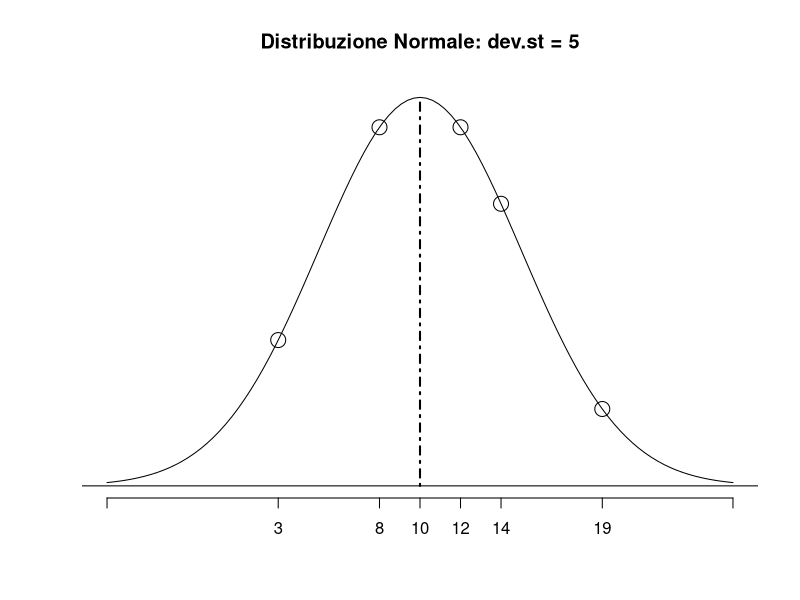
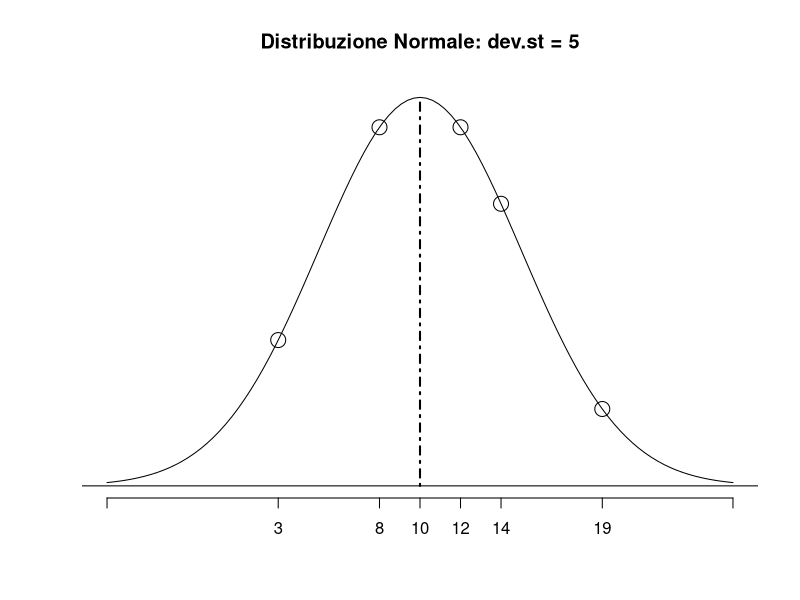
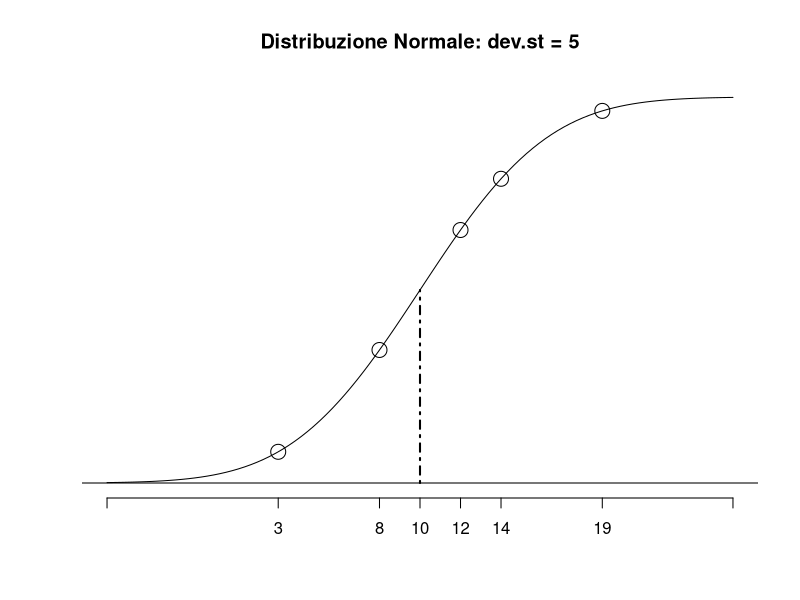
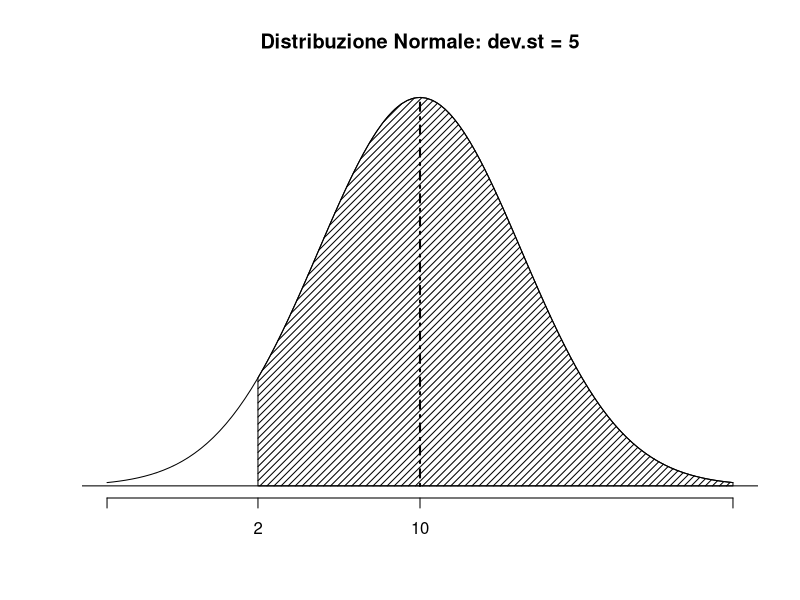
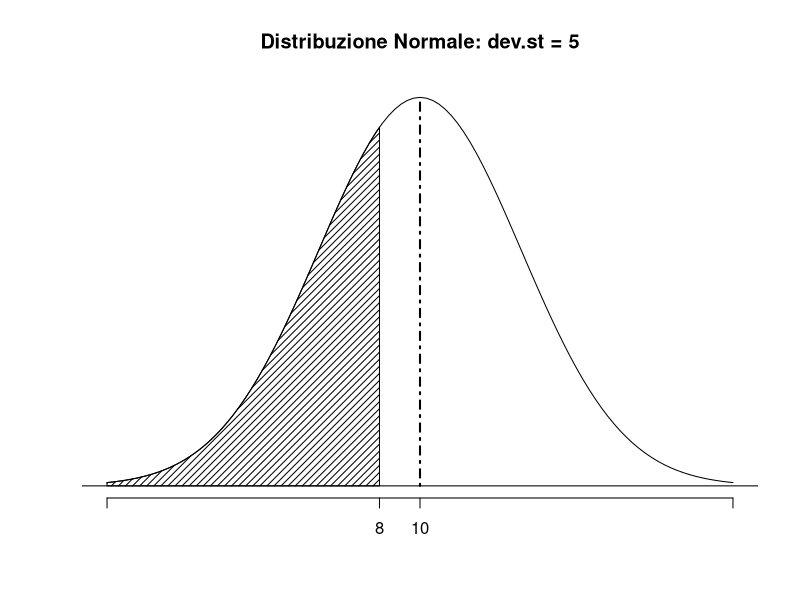
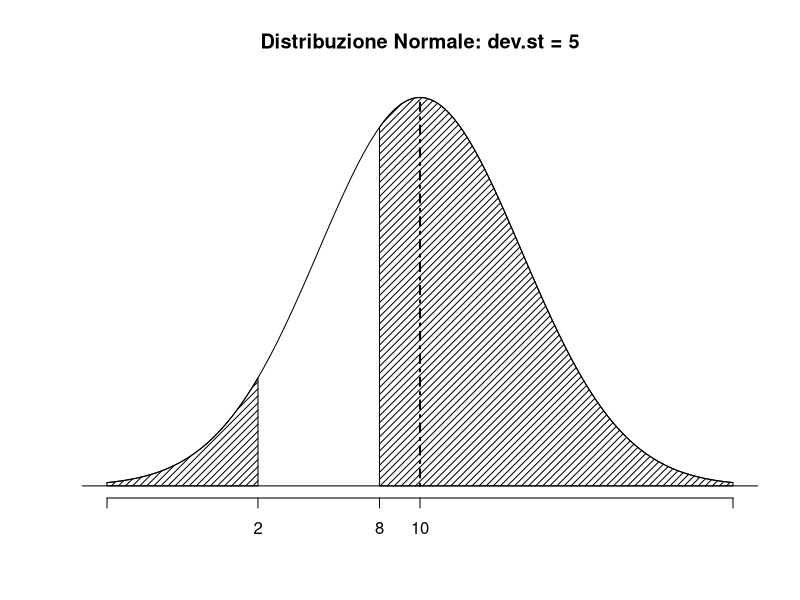
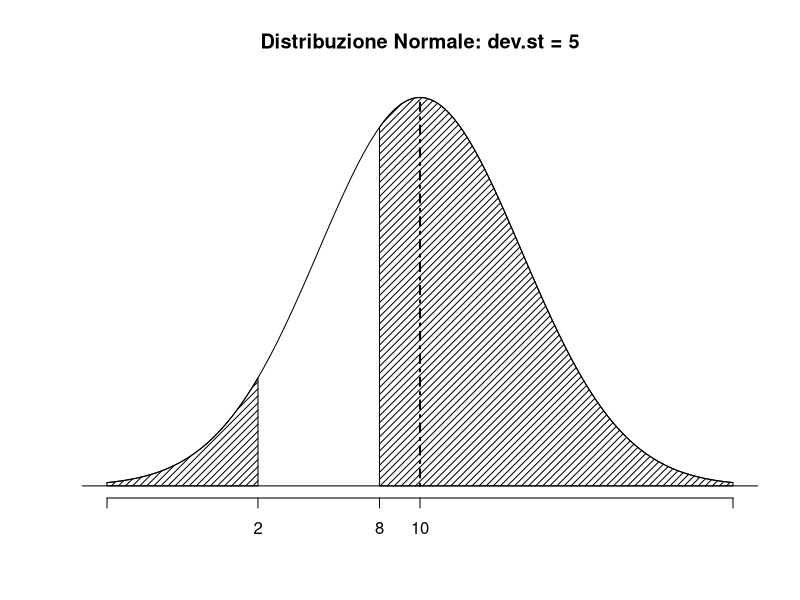

Write R code to recreate these figures, in order.
############################################################
############################################################
# Distribuzione di densità Normale
# Integrali su intervalli di quantili
############################################################
############################################################


# Grafico generale #########################################

# Disegna distribzione normale
#
# Restituisce il grafico della distribuzione normale (Densità)
# limIX Limite inferiore del supporto della distribuzione
# limSX Limite superiore del supporto della distribuzione
# media Media della distribuzione
# ds Deviazione standard
# quantX Quantili della distribuzione che si vogliono visualizzare
disegnaNorm <- function(limIX,limSX,media,ds,quantX) {
  
  curve(dnorm(x,media,ds),limIX,limSX,axes=F,xlab="",ylab="",main=paste("Distribuzione Normale: dev.st = ",ds, sep = ""))
  
  abline(h=0)
  
  axis(1,c(limIX,media,quantX,limSX),c("",media,quantX,""))
  
  points(quantX,dnorm(quantX,media,ds),cex=2)
  points(c(media,media),c(0,dnorm(media,media,ds)),type="l",lty=4,lwd=2)
  
}
Media <- 10
Ds <- 5
limInfX <- qnorm(0.001,Media,Ds)
limSupX <- qnorm(0.999,Media,Ds)
X <- c(3,8,12,19,14)
disegnaNorm(limInfX,limSupX,Media,Ds,X)
disegnaNorm(limInfX,limSupX,Media,Ds,X)



# Disegna distribuzione normale cumulata
# Resituisce il grafico della distribuzione normale (cumulata)
# limIX Limite inferiore del supporto della distribuzione
# limSX Limite superiore del supporto della distribuzione
# media Media della distribuzione
# ds Deviazione standard
# quantX Quantili della distribuzione che si vogliono visualizzare
disegnaNormC <- function(limIX,limSX,media,ds,quantX) {
  
  curve(pnorm(x,media,ds),limIX,limSX,axes=F,xlab="",ylab="",main=paste("Distribuzione Normale: dev.st = ",ds, sep = ""))
  
  abline(h=0)
  
  axis(1,c(limIX,media,quantX,limSX),c("",media,quantX,""))
  
  points(quantX,pnorm(quantX,media,ds),cex=2)
  points(c(media,media),c(0,pnorm(media,media,ds)),type="l",lty=4,lwd=2)
  
}

Media <- 10
Ds <- 5
limInfX <- qnorm(0.001,Media,Ds)
limSupX <- qnorm(0.999,Media,Ds)
X <- c(3,8,12,19,14)
disegnaNormC(limInfX,limSupX,Media,Ds,X)

# Integrale parte destra
# 
# Area sottesa alla curva dal punto definito nell'argomento quantX fino a più infinito
# limIX Limite inferiore del supporto della distribuzione
# limSX Limite superiore del supporto della distribuzione
# media Media della distribuzione
# ds Deviazione standard
# quantX Quantile della distribuzione per cui si vuole calcolare l'area fino a più infinito
disegnaNormDX <- function(limIX,limSX,media,ds,quantX) {
  
  curve(dnorm(x,media,ds),limIX,limSX,axes=F,xlab="",ylab="",main=paste("Distribuzione Normale: dev.st = ",ds, sep = ""))
  
  abline(h=0)
  
  axis(1,c(limIX,media,quantX,limSX),c("",media,quantX,""))
  
  vals <- seq(quantX,limSX,length=100)
  x <- c(quantX,vals,limSX,quantX)
  y <- c(0,dnorm(vals,media,ds),0,0)
  polygon(x,y,density=20,angle=45)
  points(c(media,media),c(0,dnorm(media,media,ds)),type="l",lty=4,lwd=2)
  
}

Media <- 10
Ds <- 5
limInfX <- qnorm(0.001,Media,Ds)
limSupX <- qnorm(0.999,Media,Ds)
X <- c(3,8,12,19,14)
quantileX1 <- 2
quantileX2 <- 8
disegnaNormDX(limInfX,limSupX,Media,Ds,quantileX1)

# Integrale parte sinistra
# Area sottesa alla curva da meno infinito fino al punto definito nell'argomento quantX
# limIX Limite inferiore del supporto della distribuzione
# limSX Limite superiore del supporto della distribuzione
# media Media della distribuzione
# ds Deviazione standard
# quantX Quantile della distribuzione per cui si vuole calcolare l'area fino a più infinito
disegnaNormSX <- function(limIX,limSX,media,ds,quantX) {
  
  curve(dnorm(x,media,ds),limIX,limSX,axes=F,xlab="",ylab="",main=paste("Distribuzione Normale: dev.st = ",ds, sep = ""))
  
  abline(h=0)
  
  axis(1,c(limIX,media,quantX,limSX),c("",media,quantX,""))
  
  vals <- seq(limIX,quantX,length=100)
  x <- c(limIX,vals,quantX,limIX)
  y <- c(0,dnorm(vals,media,ds),0,0)
  polygon(x,y,density=20,angle=45)
  points(c(media,media),c(0,dnorm(media,media,ds)),type="l",lty=4,lwd=2)
  
}
Media <- 10
Ds <- 5
limInfX <- qnorm(0.001,Media,Ds)
limSupX <- qnorm(0.999,Media,Ds)
X <- c(3,8,12,19,14)
quantileX1 <- 2
quantileX2 <- 8
disegnaNormSX(limInfX,limSupX,Media,Ds,quantileX2)




# Integrale parte esterna
#
# Area sottesa alla curva tra -infinito e il punto definito in quantX1 e area sottesa alla curva tra quantX2 e +infinito
# limIX Limite inferiore del supporto della distribuzione
# limSX Limite superiore del supporto della distribuzione
# media Media della distribuzione
# ds Deviazione standard
# quantX1 Quantile della distribuzione (-infinito, quantX1]
# quantX2 Quantile della distribuzione [quantX2, +infinito)
disegnaNormEst <- function(limIX,limSX,media,ds,quantX1,quantX2) {
  
  curve(dnorm(x,media,ds),limIX,limSX,axes=F,xlab="",ylab="",main=paste("Distribuzione Normale: dev.st = ",ds, sep = ""))
  
  abline(h=0)
  
  axis(1,c(limIX,media,quantX1,quantX2,limSX),c("",media,quantX1,quantX2,""))
  
  vals <- seq(limIX,quantX1,length=100)
  x <- c(limIX,vals,quantX1,limIX)
  y <- c(0,dnorm(vals,media,ds),0,0)
  polygon(x,y,density=20,angle=45)
  
  vals <- seq(quantX2,limSX,length=100)
  x <- c(quantX2,vals,limSX,quantX2)
  y <- c(0,dnorm(vals,media,ds),0,0)
  polygon(x,y,density=20,angle=45)
  
  points(c(media,media),c(0,dnorm(media,media,ds)),type="l",lty=4,lwd=2)
  
}

Media <- 10
Ds <- 5
limInfX <- qnorm(0.001,Media,Ds)
limSupX <- qnorm(0.999,Media,Ds)
X <- c(3,8,12,19,14)
quantileX1 <- 2
quantileX2 <- 8
disegnaNormEst(limInfX,limSupX,Media,Ds,quantileX1,quantileX2)


# Integrale parte Interna
# 
# Area sottesa alla curva tra quantX1 e quantX2
# limIX Limite inferiore del supporto della distribuzione
# limSX Limite superiore del supporto della distribuzione
# media Media della distribuzione
# ds Deviazione standard
# quantX1 Quantile della distribuzione, limite inferiore dell'intervallo
# quantX2 Quantile della distribuzione, limite inferiore dell'intervallo

disegnaNormInt <- function(limIX,limSX,media,ds,quantX1,quantX2) {
  
  curve(dnorm(x,media,ds),limIX,limSX,axes=F,xlab="",ylab="",main=paste("Distribuzione Normale: dev.st = ",ds, sep = ""))
  
  abline(h=0)
  
  axis(1,c(limIX,media,quantX1,quantX2,limSX),c("",media,quantX1,quantX2,""))
  
  vals <- seq(quantX1,quantX2,length=100)
  x <- c(quantX1,vals,quantX2,quantX1)
  y <- c(0,dnorm(vals,media,ds),0,0)
  polygon(x,y,density=20,angle=45)
  
  points(c(media,media),c(0,dnorm(media,media,ds)),type="l",lty=4,lwd=2)
  
}

Media <- 10
Ds <- 5
limInfX <- qnorm(0.001,Media,Ds)
limSupX <- qnorm(0.999,Media,Ds)
X <- c(3,8,12,19,14)
quantileX1 <- 2
quantileX2 <- 8
disegnaNormEst(limInfX,limSupX,Media,Ds,quantileX1,quantileX2)
